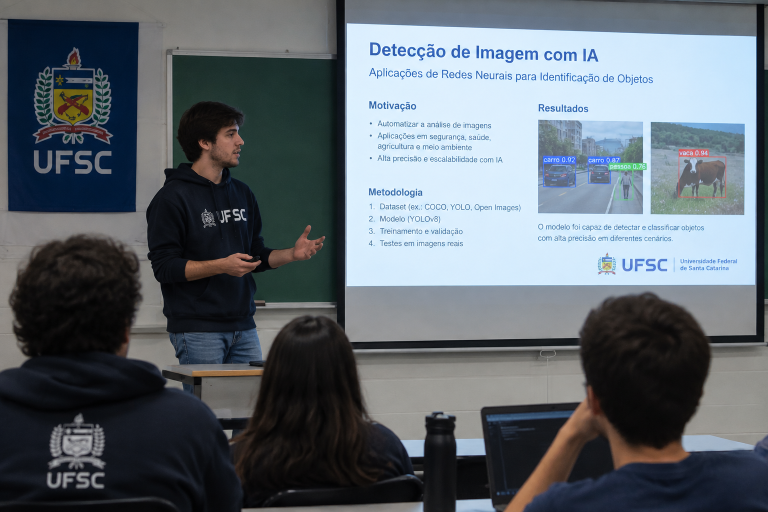
#> input picture Exemplos/GeradaIA/Original.png, 1536 x 1024 px (shown at 1/2 size)
$ python -i features.py   (imports and definitions only)
#> lines starting #> are read from the running program, lines starting #| are printed output that depends on the picture
"""Features FFT / HOG / LBP, augs de treino e transformações de teste."""

from __future__ import annotations

import hashlib
from pathlib import Path

import cv2
import numpy as np
from skimage.feature import hog, local_binary_pattern
from tqdm import tqdm

try:
    from data import FEATURE_SIZE, HOG_SIZE, carregar_imagem, letterbox_rgb
except ImportError:  # execução como pacote
    from .data import FEATURE_SIZE, HOG_SIZE, carregar_imagem, letterbox_rgb

SEED = 42


# [52 lines left out: functions extrair_features_fft, extrair_features_hog, extrair_features_lbp, not called in this run]


EXTRATORES = {
    "fft": extrair_features_fft,
    "hog": extrair_features_hog,
    "lbp": extrair_features_lbp,
}


def jpeg_compress(imagem: np.ndarray, qualidade: int = 70) -> np.ndarray:
    bgr = cv2.cvtColor(imagem, cv2.COLOR_RGB2BGR)
    ok, buffer = cv2.imencode(".jpg", bgr, [int(cv2.IMWRITE_JPEG_QUALITY), int(qualidade)])
    if not ok:
        raise RuntimeError("Falha ao comprimir JPEG.")
    return cv2.cvtColor(cv2.imdecode(buffer, cv2.IMREAD_COLOR), cv2.COLOR_BGR2RGB)


def crop_aleatorio(imagem: np.ndarray, percentual: float = 0.25, seed: int | None = None) -> np.ndarray:
#> called with percentual = 0.25, seed = 42
    h, w = imagem.shape[:2]
#> h = 1024; w = 1536
    novo_h = max(1, int(h * (1 - percentual)))
#> novo_h = 768
    novo_w = max(1, int(w * (1 - percentual)))
#> novo_w = 1152
    rng = np.random.default_rng(seed)
    y0 = int(rng.integers(0, h - novo_h + 1))
#> y0 = 22
    x0 = int(rng.integers(0, w - novo_w + 1))
#> x0 = 297
    recorte = imagem[y0 : y0 + novo_h, x0 : x0 + novo_w]
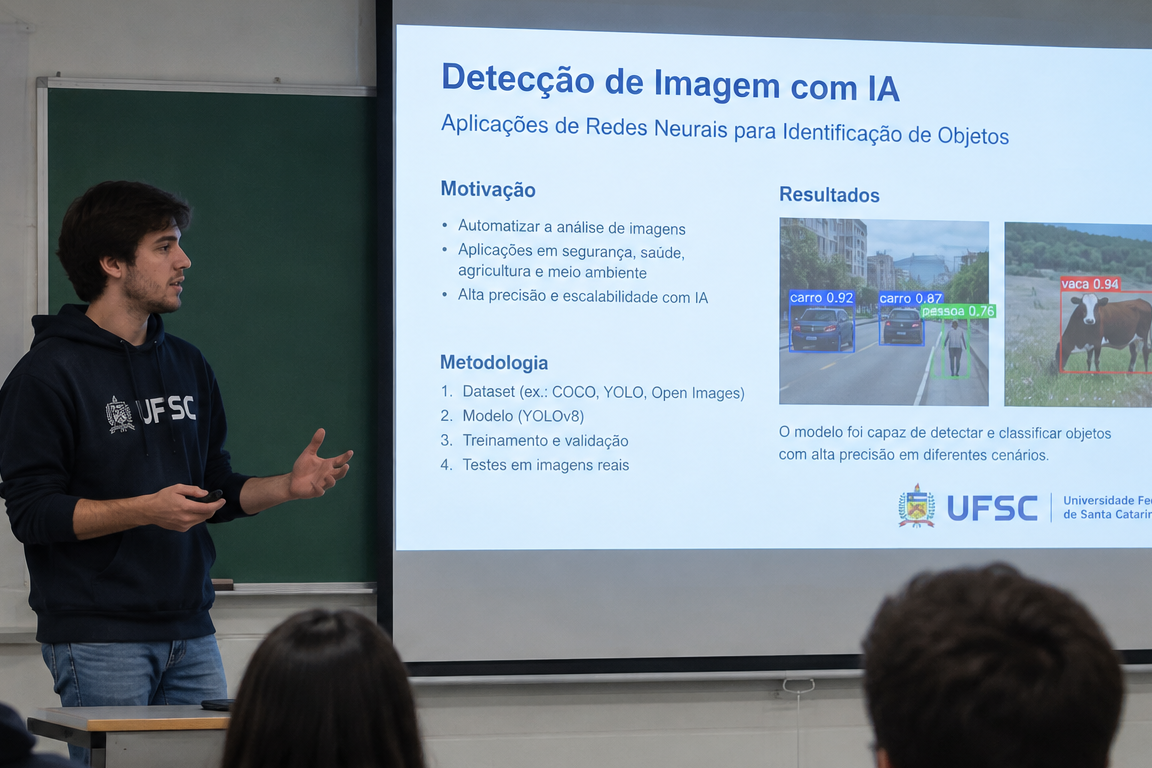
#> recorte: shape (768, 1152, 3); mean R, G, B 125.4, 137.7, 146.3
    return cv2.resize(recorte, (w, h), interpolation=cv2.INTER_LINEAR)
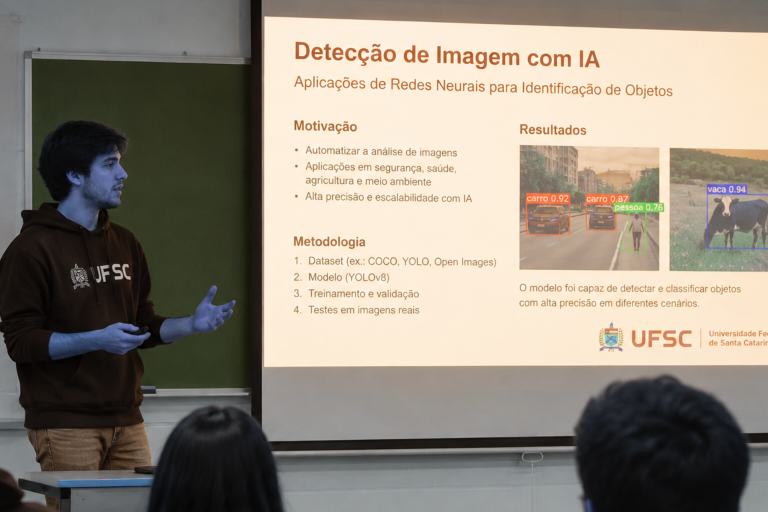
#> returned value: shape (1024, 1536, 3) (shown at 1/2 size); mean of channels 0, 1, 2 125.3, 137.6, 146.2; drawn as B, G, R


def resize_down_up(imagem: np.ndarray, escala: float = 0.5) -> np.ndarray:
#> called with escala = 0.5
    h, w = imagem.shape[:2]
#> h = 1024; w = 1536
    reduzida = cv2.resize(
        imagem, (max(1, int(w * escala)), max(1, int(h * escala))), interpolation=cv2.INTER_AREA
    )
    return cv2.resize(reduzida, (w, h), interpolation=cv2.INTER_LINEAR)


def blur(imagem: np.ndarray, ksize: int = 3) -> np.ndarray:
    return cv2.GaussianBlur(imagem, (int(ksize) | 1, int(ksize) | 1), 0)


def pipeline_compartilhamento(imagem: np.ndarray, seed: int = SEED) -> np.ndarray:
    """Simula compartilhamento: crop + resize + jpeg."""
    img = crop_aleatorio(imagem, 0.25, seed=seed)
    img = resize_down_up(img, 0.5)
    return jpeg_compress(img, 70)


TRANSFORMACOES = {
    "jpeg_90": lambda img, seed=None: jpeg_compress(img, 90),
    "jpeg_70": lambda img, seed=None: jpeg_compress(img, 70),
    "jpeg_50": lambda img, seed=None: jpeg_compress(img, 50),
    "crop_10": lambda img, seed=None: crop_aleatorio(img, 0.10, seed=SEED if seed is None else seed),
    "crop_25": lambda img, seed=None: crop_aleatorio(img, 0.25, seed=SEED if seed is None else seed),
    "crop_40": lambda img, seed=None: crop_aleatorio(img, 0.40, seed=SEED if seed is None else seed),
    "resize_0.5": lambda img, seed=None: resize_down_up(img, 0.5),
    "blur_3": lambda img, seed=None: blur(img, 3),
    "pipeline": lambda img, seed=None: pipeline_compartilhamento(img, seed=SEED if seed is None else seed),
}

# Augs leves no treino (evita destruir o sinal da FFT).
VARIANTES_TREINO = ["original", "jpeg_90", "jpeg_70", "resize_0.5", "blur_3", "pipeline"]


# [137 lines left out: functions seed_variante, aplicar_variante, _carregar_npz, extrair_treino_aumentado, extrair_teste, extrair_teste_transformado, not called in this run]

>>> import cv2
>>> picture = cv2.cvtColor(cv2.imread('../Exemplos/GeradaIA/Original.png'), cv2.COLOR_BGR2RGB)
>>> result = pipeline_compartilhamento(picture)

$ run again, on Exemplos/GeradaIA/Teste1.png
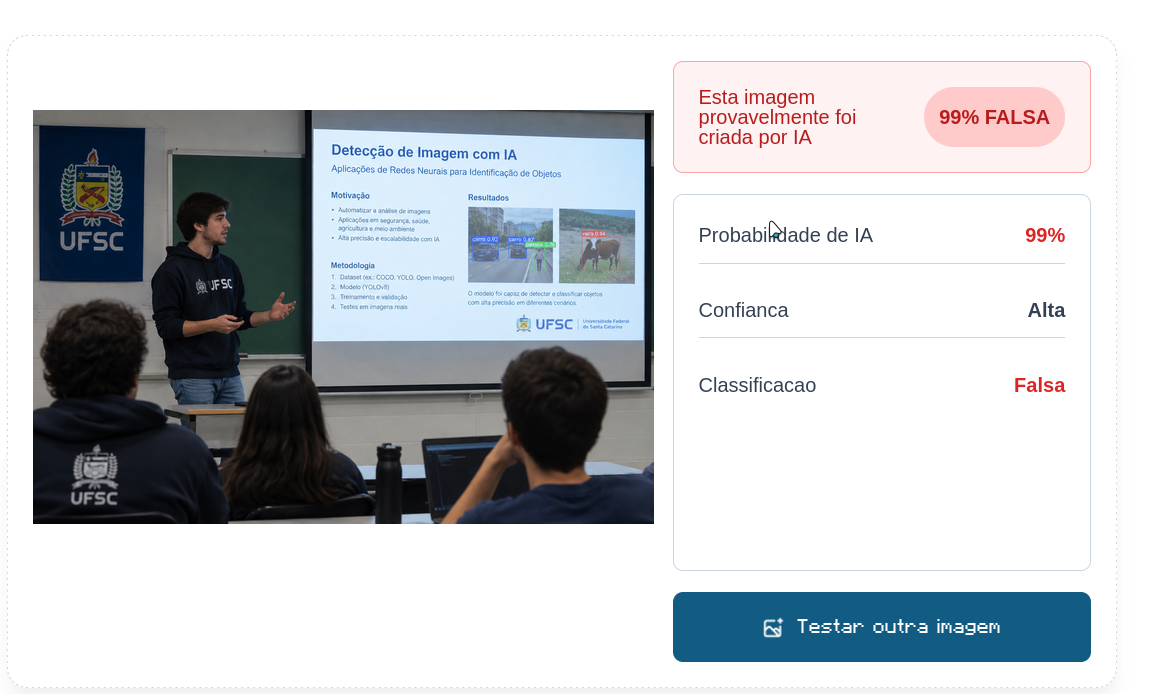
#> input picture Exemplos/GeradaIA/Teste1.png, 1150 x 694 px
#> in crop_aleatorio, `return cv2.resize(recorte, (w, h), interpolation=cv2.INTER_LINEAR)`:
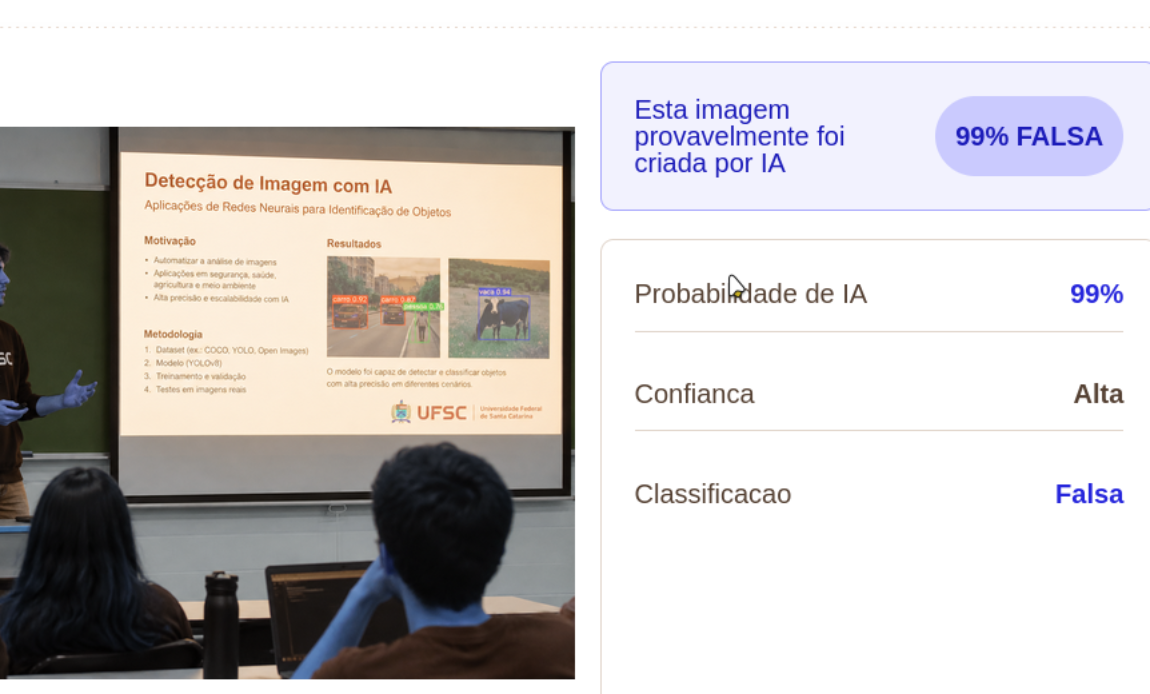
#> returned value: shape (694, 1150, 3); mean of channels 0, 1, 2 197.9, 199.2, 202.7; drawn as B, G, R
#> in jpeg_compress, `bgr = cv2.cvtColor(imagem, cv2.COLOR_RGB2BGR)`:
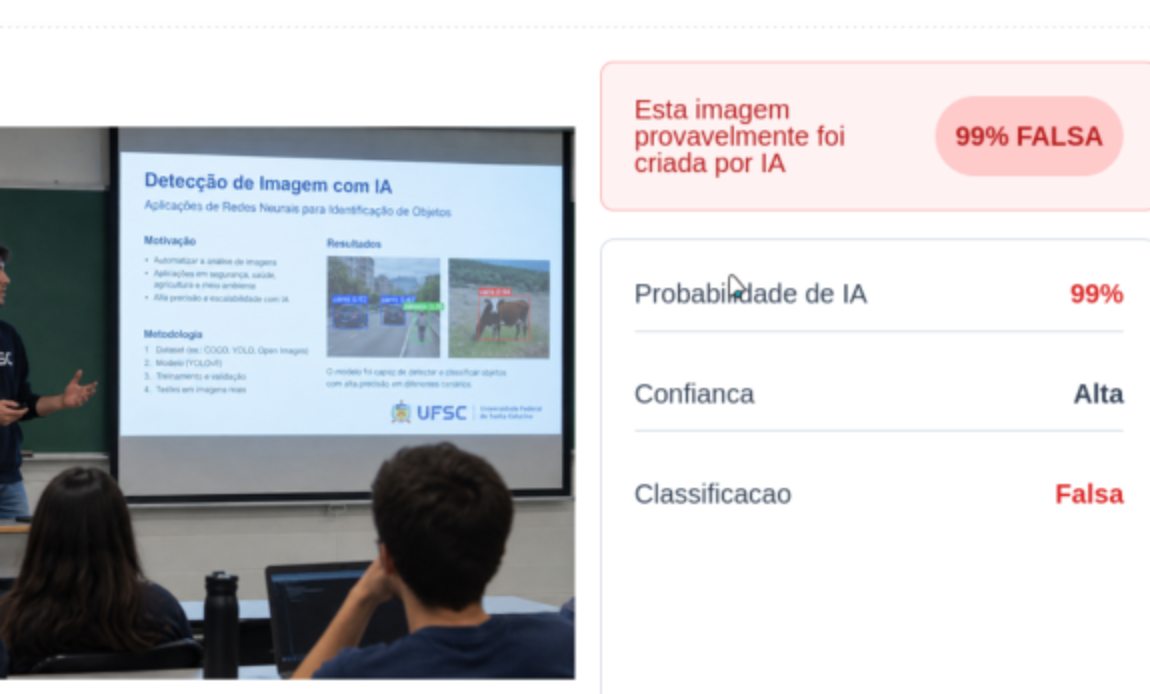
#> bgr: shape (694, 1150, 3); mean B, G, R 202.7, 199.3, 197.9

$ run again, on Exemplos/GeradaIA/Teste2.png
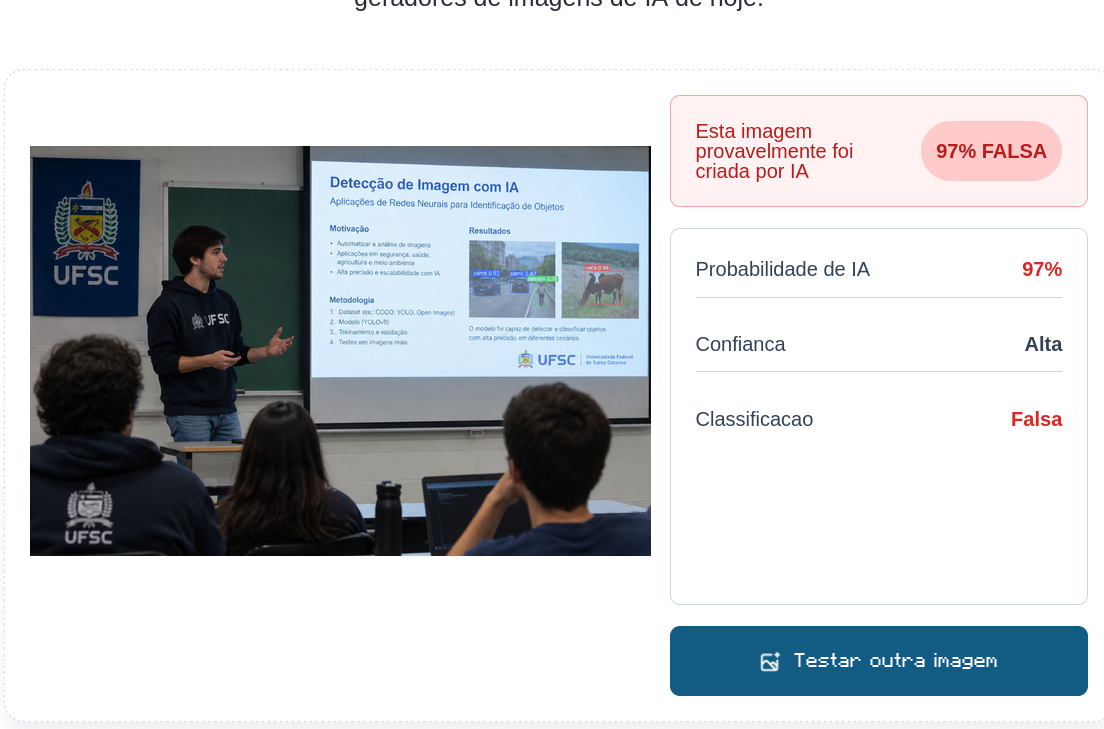
#> input picture Exemplos/GeradaIA/Teste2.png, 1104 x 729 px
#> in crop_aleatorio, `return cv2.resize(recorte, (w, h), interpolation=cv2.INTER_LINEAR)`:
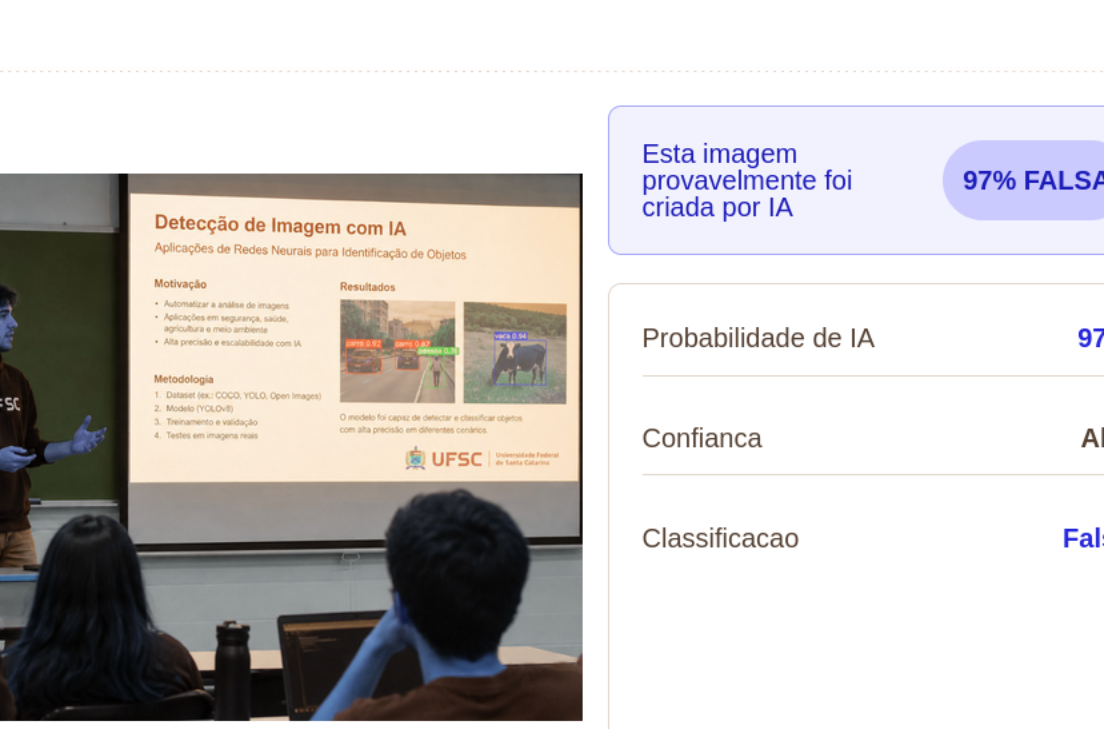
#> returned value: shape (729, 1104, 3); mean of channels 0, 1, 2 198.5, 200.2, 203.6; drawn as B, G, R
#> in jpeg_compress, `return cv2.cvtColor(cv2.imdecode(buffer, cv2.IMREAD_COLOR), cv2.COLOR_..`:
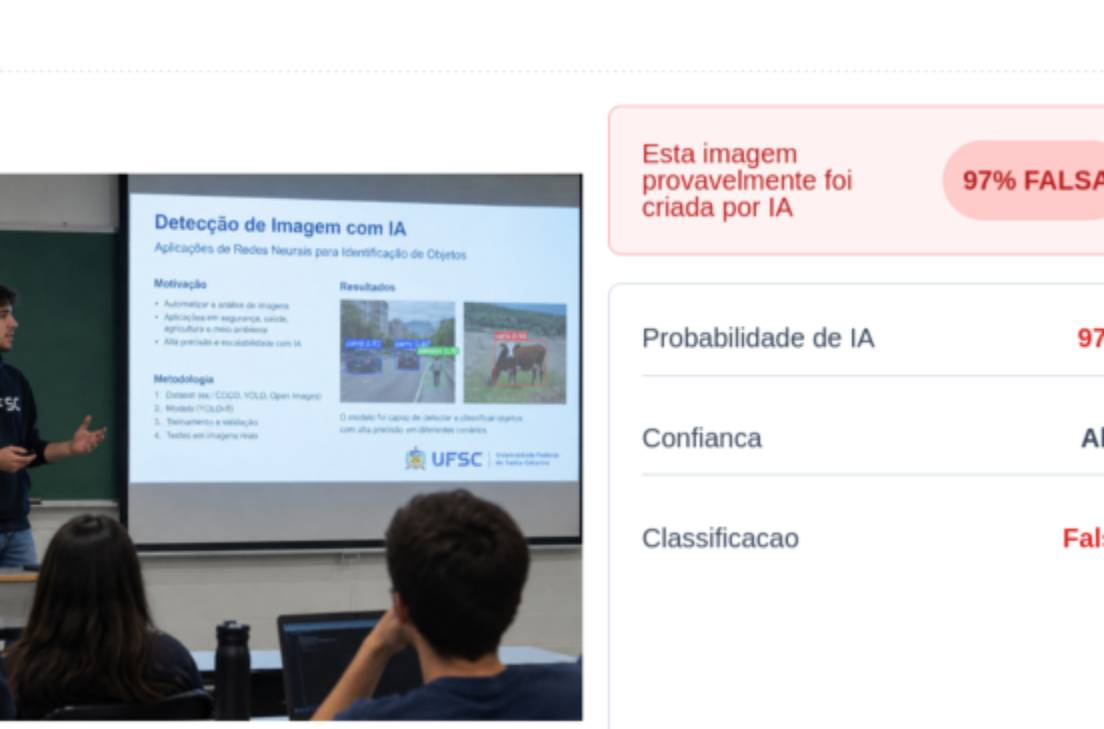
#> returned value: shape (729, 1104, 3); mean R, G, B 198.4, 200.1, 203.6

$ run again, on Exemplos/GeradaIA/Teste3.png
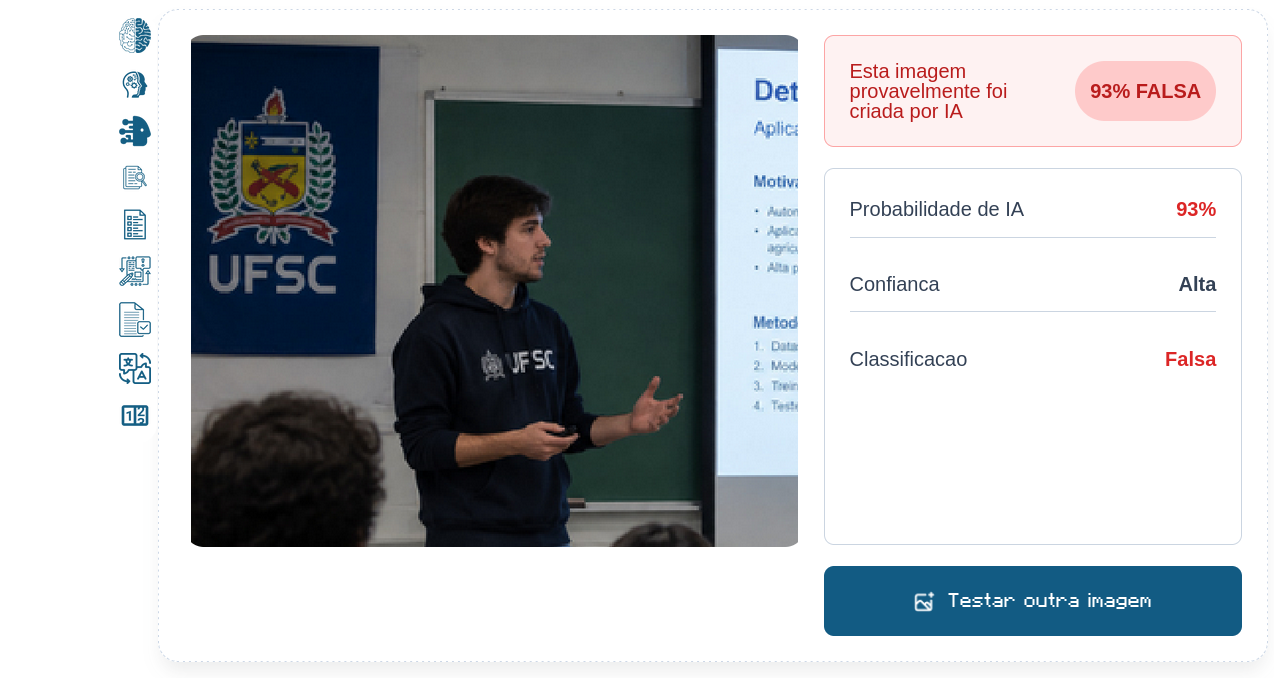
#> input picture Exemplos/GeradaIA/Teste3.png, 1274 x 678 px
#> in crop_aleatorio, `recorte = imagem[y0 : y0 + novo_h, x0 : x0 + novo_w]`:
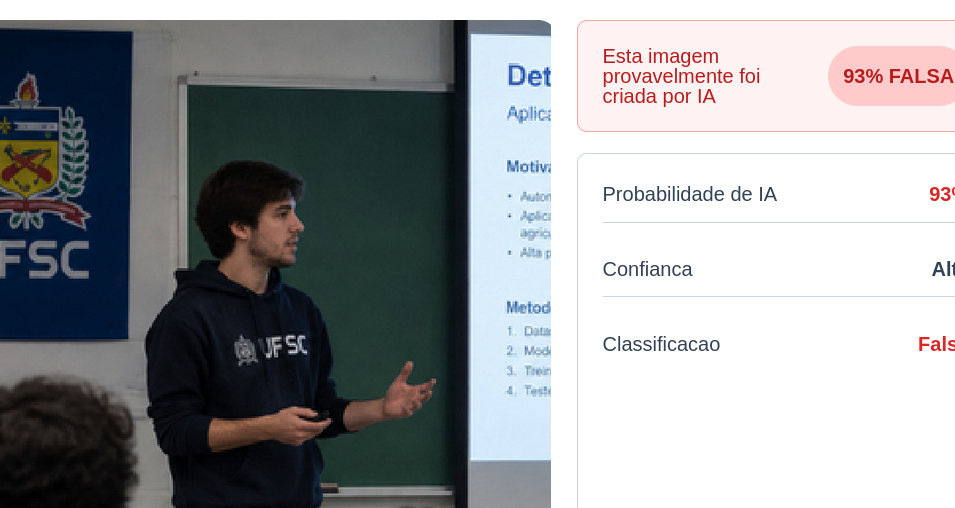
#> recorte: shape (508, 955, 3); mean R, G, B 151.4, 153.6, 156
#> in crop_aleatorio, `return cv2.resize(recorte, (w, h), interpolation=cv2.INTER_LINEAR)`:
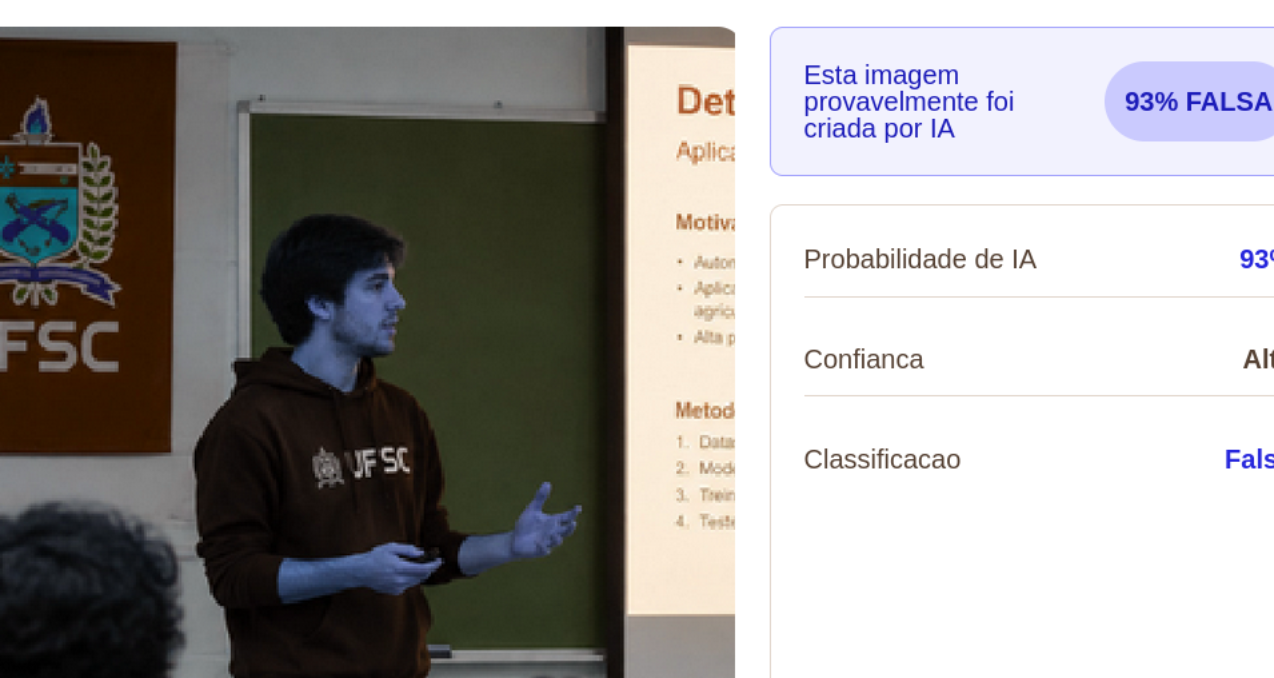
#> returned value: shape (678, 1274, 3); mean of channels 0, 1, 2 151.3, 153.5, 155.9; drawn as B, G, R
